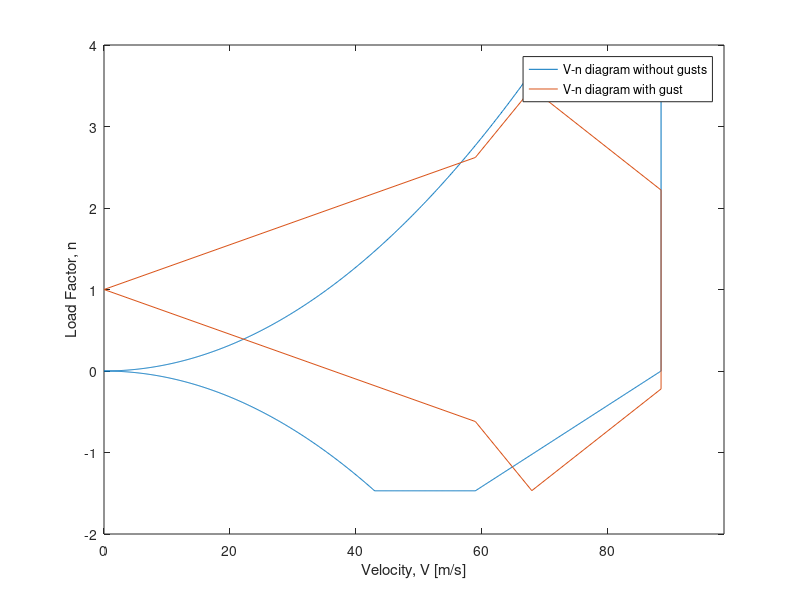

Write the MATLAB code that produced this figure.
clc
clear 
close all

Va = 67.969;
Vg = 42.993;
Vc = 59;
Vd = 1.5*Vc;
V = 0:0.1:Vd;
 
rho = 0.95697;
Sw = 22.42;
Clmax = 1.73;
mtow = 2378.8;

i = 1;
while V(i)<Va
    n(i) = (0.5*rho*V(i)^2*Sw*Clmax)/(mtow*9.81);
    i = i+1;
end

while V(i)<=Vd
    n(i) = 3.674;
    i = i+1;
    if i == length(V)+1
        break
    end
end

V1 = [V,Vd];
n(i) = 0;
i = 1;
V2 = V;

while V2(i)<Vg
    n1(i) = -(0.5*rho*V(i)^2*Sw*Clmax)/(mtow*9.81);
    i = i+1;
end

while V2(i)<=Vc
    n1(i) = -1.470;
    i = i+1;
end

while V2(i)<=Vd
    n1(i) = (-1.470/(Vc-Vd))*V(i) + (1.470*Vd/(Vc-Vd));
    i = i+1;
    if i == length(V)+1
        break
    end
end

V = [V1, flip(V)];
n = [n, flip(n1)];

plot(V,n)
xlim([0,Vd+10])
ylim([-2,4])
hold on

n1M = 3.468;
n1m = -1.468;
n2M = 2.62;
n2m = -0.62;
n3M = 2.22;
n3m = -0.22;

X = [0, Vc, Va, Vd, Vd, Va, Vc, 0];
Y = [1, n2M, n1M, n3M, n3m, n1m, n2m, 1];
plot(X,Y);
hold off
ylabel('Load Factor, n');
xlabel('Velocity, V [m/s]');
legend('V-n diagram without gusts', 'V-n diagram with gust');